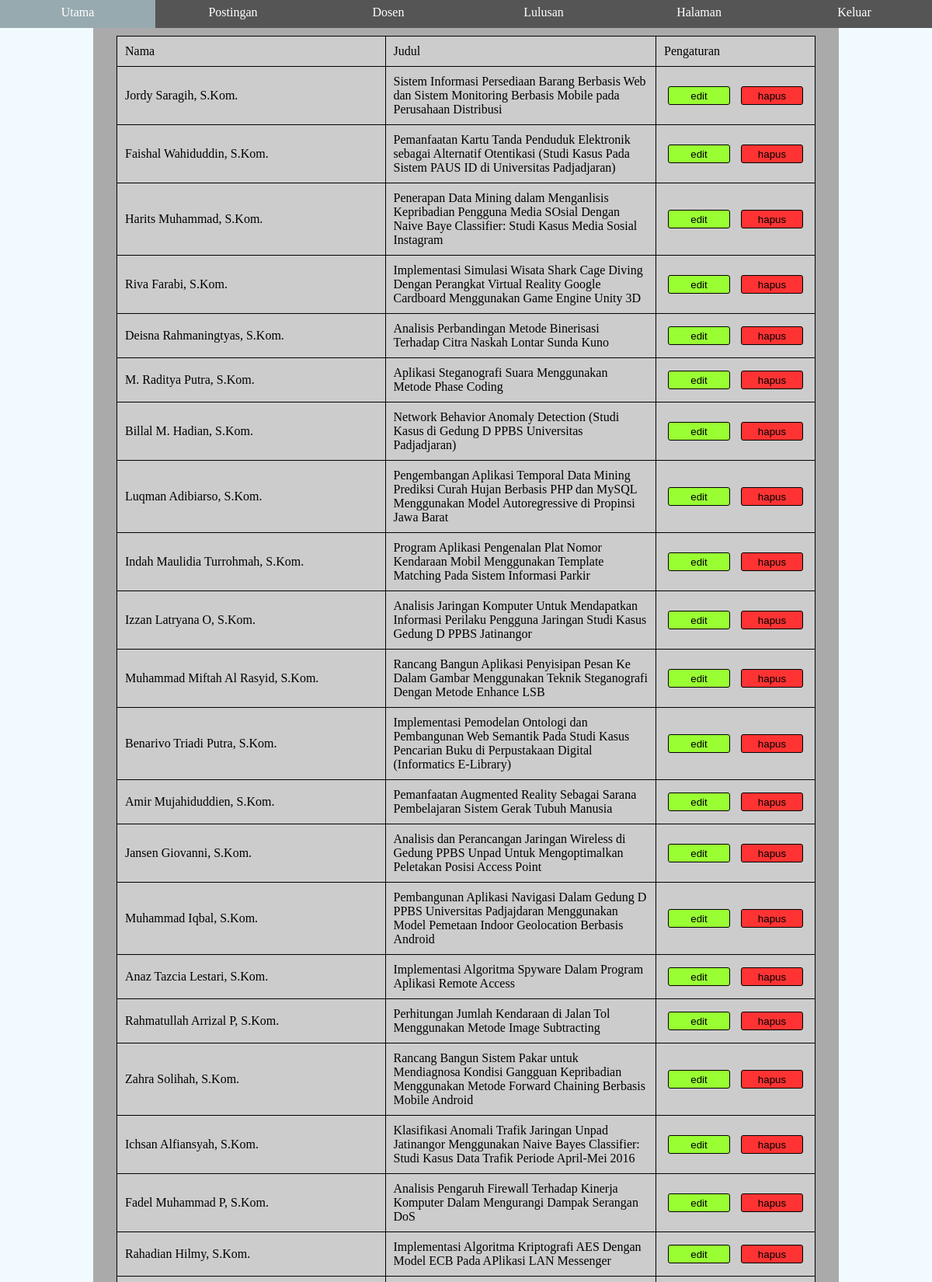
Page /admin/lulusan.php (upper part) on the committed database.
### tables this page shows
CREATE TABLE `lulusan` (
  `ID` int(11) NOT NULL,
  `Nama` text NOT NULL,
  `Pembimbing1` int(11) DEFAULT NULL,
  `Pembimbing2` int(11) DEFAULT NULL,
  `Penguji1` int(11) DEFAULT NULL,
  `Penguji2` int(11) DEFAULT NULL,
  `Penguji3` int(11) DEFAULT NULL,
  `TanggalLulus` date NOT NULL,
  `Judul` text NOT NULL
);

### admin/lulusan.php (the view, shortened to what this page needs)
<!DOCTYPE html>
<html lang="en" xmlns="http://www.w3.org/1999/xhtml">
<head>
</head>
<body>
    <div class="admin-content-pos">
        <div class="admin-main-content">
            <table  class="table-post">
                <col><col><col>
                <tr>
                    <td>Nama</td>
                    <td>Judul</td>
                    <td>Pengaturan</td>
                </tr>
				<?php
					include '../database.php';
					$sql = "SELECT * FROM lulusan";
					$result = $conn->query($sql);
					while($row = $result->fetch_assoc())
					{
				?>
						<tr>
						<td> <?php echo	$row["Nama"] ?></td>
						<td> <?php echo	$row["Judul"] ?></td>
						<td>
							<button id="update-button" type="button" onclick="showUpdateDiv(<?php echo	$row["ID"] ?>)">edit</button>
							<button id="delete-button" type="button" onclick="showDeleteDiv(<?php echo	$row["ID"] ?>)">hapus</button></td>
						</tr>
				<?php
					}
				?>
            </table>
        </div>
    </div>
</body>
</html>

### admin/css/adm-navbar.css (style rules this page uses)
.admin-top-box-wrapper { position: absolute; width: 100%; top : 0; height: auto; background-color: #555; list-style-type: none; z-index: 9; }
.admin-top-box-bar { position : relative; width : 800px; margin: auto; height: auto; padding: 0; color: white; }
.admin-top-box-wrapper li { float: left; width: 200px; transition: 0.2s; }
.admin-top-box-wrapper li a { width: 100%; display: inline-block; color: white; text-align: center; padding: 7px 0; font-family: 'Futura Md BT'; text-decoration: none; margin-bottom: 4px; }
#left-bar { float: left; }
#right-bar { float: right; }

### admin/css/adm-content.css (style rules this page uses)
body { background-color: #f1fbff; }
.admin-content-pos { position: relative; width: 80%; max-width: 1200px; height: auto; margin: 0 auto; }
.admin-main-content { margin-top: 16px; height: auto; padding: 30px; background-color: #aaa; border-radius: 5px; }
.admin-main-content .table-post { width: 100%; border-collapse: collapse; background-color: #ccc; }
.admin-main-content .table-post col:nth-child(1) { width:50%; }
.admin-main-content .table-post col:nth-child(2) { width:50%; }
.admin-main-content .table-post col:nth-child(3) { min-width:205px; }
.admin-main-content .table-post td { padding: 10px; border: 1px solid black; font-family: 'Futura Bk BT'; vertical-align: middle; }
.admin-main-content button { border: 1px solid black; margin: 5px; width: 80px; height: 24px; border-radius: 3px; }
#update-button { background-color: #99ff33; }
#delete-button { background-color: #ff3333; }

### rows in the picture
lulusan: Nama "Jordy Saragih, S.Kom.", Judul "Sistem Informasi Persediaan Barang Berbasis Web dan Sistem Monitoring Berbasis Mobile pada Perusahaan Distribusi"
lulusan: Nama "Faishal Wahiduddin, S.Kom.", Judul "Pemanfaatan Kartu Tanda Penduduk Elektronik sebagai Alternatif Otentikasi (Studi Kasus Pada Sistem PAUS ID di Universitas Padjadjaran)"
lulusan: Nama "Harits Muhammad, S.Kom.", Judul "Penerapan Data Mining dalam Menganlisis Kepribadian Pengguna Media SOsial Dengan Naive Baye Classifier: Studi Kasus Media Sosial Instagram"
lulusan: Nama "Riva Farabi, S.Kom.", Judul "Implementasi Simulasi Wisata Shark Cage Diving Dengan Perangkat Virtual Reality Google Cardboard Menggunakan Game Engine Unity 3D"
lulusan: Nama "Deisna Rahmaningtyas, S.Kom.", Judul "Analisis Perbandingan Metode Binerisasi Terhadap Citra Naskah Lontar Sunda Kuno"
lulusan: Nama "M. Raditya Putra, S.Kom.", Judul "Aplikasi Steganografi Suara Menggunakan Metode Phase Coding"
lulusan: Nama "Billal M. Hadian, S.Kom.", Judul "Network Behavior Anomaly Detection (Studi Kasus di Gedung D PPBS Universitas Padjadjaran)"
lulusan: Nama "Luqman Adibiarso, S.Kom.", Judul "Pengembangan Aplikasi Temporal Data Mining Prediksi Curah Hujan Berbasis PHP dan MySQL Menggunakan Model Autoregressive di Propinsi Jawa Barat"
lulusan: Nama "Indah Maulidia Turrohmah, S.Kom.", Judul "Program Aplikasi Pengenalan Plat Nomor Kendaraan Mobil Menggunakan Template Matching Pada Sistem Informasi Parkir"
lulusan: Nama "Izzan Latryana O, S.Kom.", Judul "Analisis Jaringan Komputer Untuk Mendapatkan Informasi Perilaku Pengguna Jaringan Studi Kasus Gedung D PPBS Jatinangor"
lulusan: Nama "Muhammad Miftah Al Rasyid, S.Kom.", Judul "Rancang Bangun Aplikasi Penyisipan Pesan Ke Dalam Gambar Menggunakan Teknik Steganografi Dengan Metode Enhance LSB"
lulusan: Nama "Benarivo Triadi Putra, S.Kom.", Judul "Implementasi Pemodelan Ontologi dan Pembangunan Web Semantik Pada Studi Kasus Pencarian Buku di Perpustakaan Digital (Informatics E-Library)"
lulusan: Nama "Amir Mujahiduddien, S.Kom.", Judul "Pemanfaatan Augmented Reality Sebagai Sarana Pembelajaran Sistem Gerak Tubuh Manusia"
lulusan: Nama "Jansen Giovanni, S.Kom.", Judul "Analisis dan Perancangan Jaringan Wireless di Gedung PPBS Unpad Untuk Mengoptimalkan Peletakan Posisi Access Point"
lulusan: Nama "Muhammad Iqbal, S.Kom.", Judul "Pembangunan Aplikasi Navigasi Dalam Gedung D PPBS Universitas Padjajdaran Menggunakan Model Pemetaan Indoor Geolocation Berbasis Android"
lulusan: Nama "Anaz Tazcia Lestari, S.Kom.", Judul "Implementasi Algoritma Spyware Dalam Program Aplikasi Remote Access"
lulusan: Nama "Rahmatullah Arrizal P, S.Kom.", Judul "Perhitungan Jumlah Kendaraan di Jalan Tol Menggunakan Metode Image Subtracting"
lulusan: Nama "Zahra Solihah, S.Kom.", Judul "Rancang Bangun Sistem Pakar untuk Mendiagnosa Kondisi Gangguan Kepribadian Menggunakan Metode Forward Chaining Berbasis Mobile Android"
lulusan: Nama "Ichsan Alfiansyah, S.Kom.", Judul "Klasifikasi Anomali Trafik Jaringan Unpad Jatinangor Menggunakan Naive Bayes Classifier: Studi Kasus Data Trafik Periode April-Mei 2016"
lulusan: Nama "Fadel Muhammad P, S.Kom.", Judul "Analisis Pengaruh Firewall Terhadap Kinerja Komputer Dalam Mengurangi Dampak Serangan DoS"
lulusan: Nama "Rahadian Hilmy, S.Kom.", Judul "Implementasi Algoritma Kriptografi AES Dengan Model ECB Pada APlikasi LAN Messenger"
